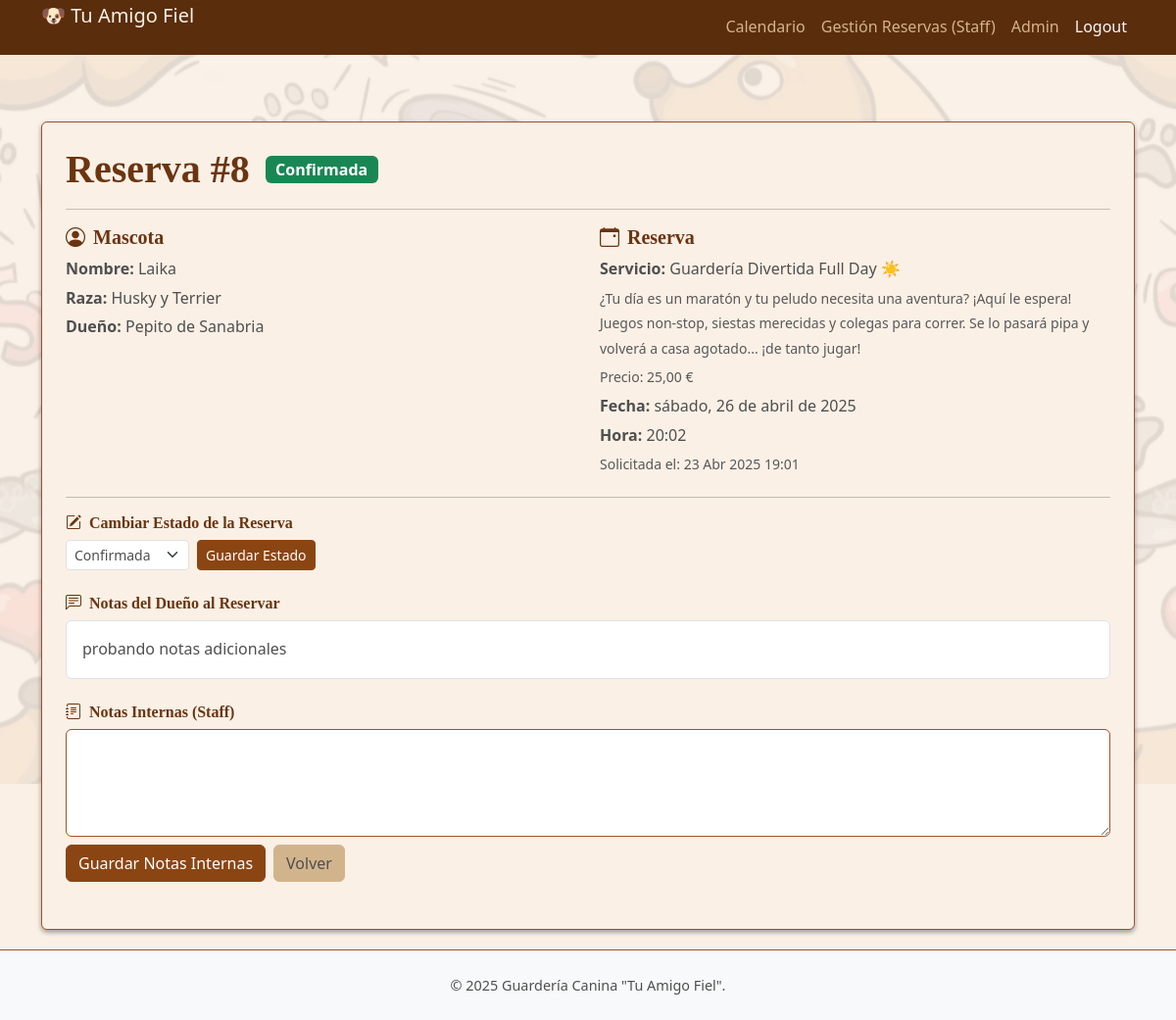
Before: /daycare/staff/bookings/8/ (signed in) with the older database file.
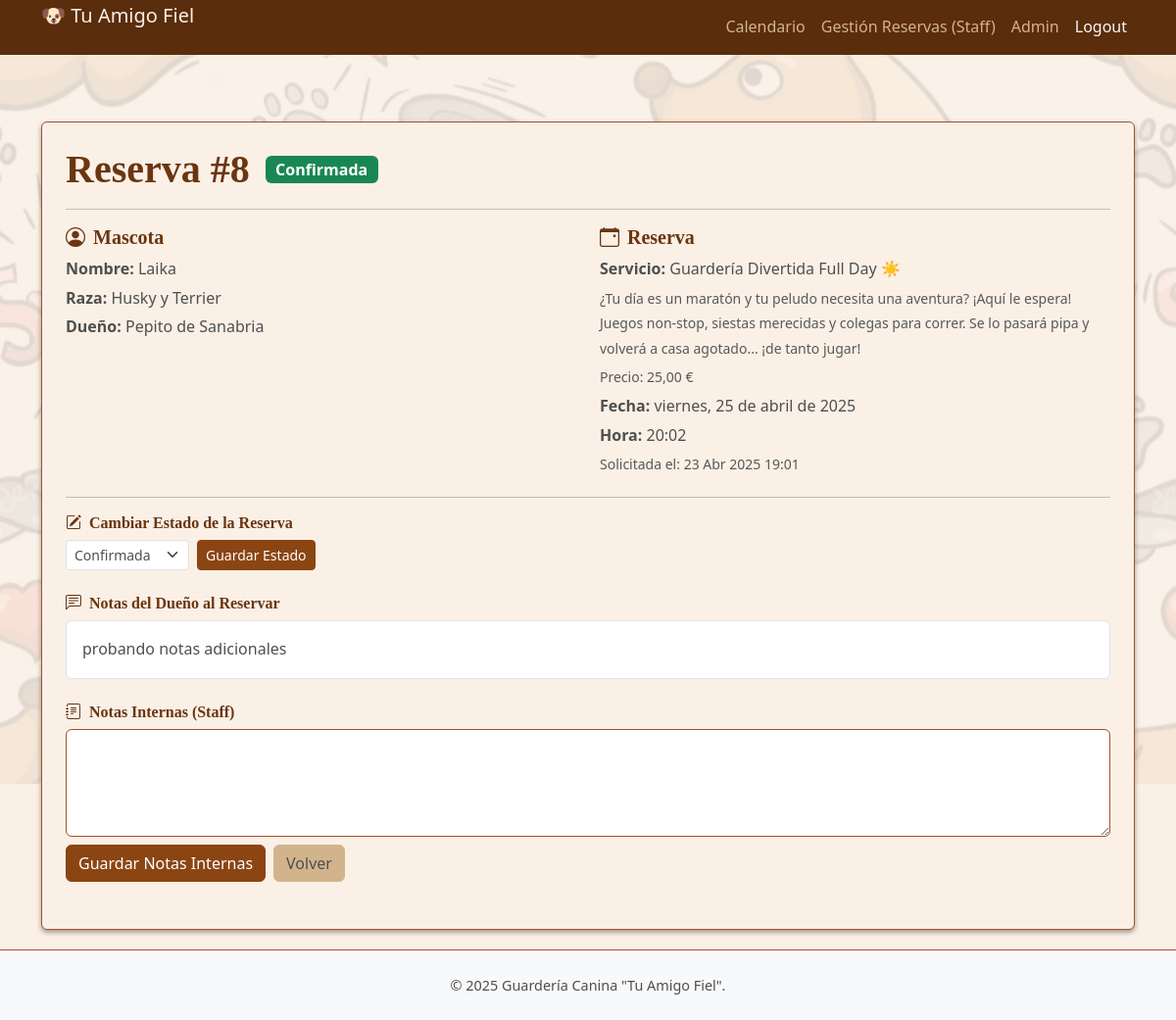
After: the same page with the newer database file.
### daycare/models.py (models this page shows, shortened)
class Booking(models.Model):
    pet = models.ForeignKey(Pet, on_delete=models.CASCADE, related_name='bookings')
    service = models.ForeignKey(Service, on_delete=models.CASCADE, related_name='bookings', verbose_name='Servicio')
    date = models.DateField()
    time = models.TimeField()
    status = CharField(max_length=20, choices=STATUS_CHOICES, default='Pending')
    notes = models.TextField(blank=True, null=True, verbose_name='Notas del Dueño al Reservar')
    created_at = models.DateTimeField(auto_now_add=True)
    staff_notes = models.TextField(blank=True, null=True, verbose_name='Notas Internas del Staff') # <--- Añade este campo
    class Meta:
        ordering = ['date', 'time']

class Pet(models.Model):
    owner = models.ForeignKey(Owner, on_delete=models.CASCADE, related_name='pets') # Relación muchos-a-uno con Dueño
    nombre = models.CharField(max_length=100)
    raza = models.CharField(max_length=100, blank=True, null=True)
    fecha_nacimiento = models.DateField(blank=True, null=True)
    foto = models.ImageField(upload_to='pets_photos/', blank=True, null=True)
    notas_medicas = models.TextField(blank=True, null=True) # Alergias, medicaciones, etc.
    comportamiento_notas = models.TextField(blank=True, null=True, verbose_name='Notas sobre la Mascota') # Cómo se lleva con otros perros, etc.

class Owner(models.Model):
    user = models.OneToOneField(User, on_delete=models.CASCADE) # Relación uno-a-uno con el Usuario de Django
    telefono = models.CharField(max_length=15, blank=True, null=True)
    direccion = models.TextField(blank=True, null=True)

class Service(models.Model):
    name = models.CharField(max_length=255, unique=True, verbose_name='Nombre del Servicio') # Nombre único del servicio
    description = models.TextField(blank=True, null=True, verbose_name='Descripción') # Descripción detallada
    price = models.DecimalField(max_digits=6, decimal_places=2, null=True, blank=True, verbose_name='Precio')
    duration_description = models.CharField(max_length=100, blank=True, null=True, verbose_name='Duración (ej: Medio día, 1 hora)')
    is_active = models.BooleanField(default=True, verbose_name='Activo') # Para poder desactivar servicios temporalmente
    class Meta:
        verbose_name = 'Servicio' # Nombre singular en el Admin/Django
        verbose_name_plural = 'Servicios' # Nombre plural en el Admin/Django
        ordering = ['name'] # Ordenar servicios alfabéticamente por nombre

### daycare/views.py (the view, shortened to what this page needs)
# urls.py: path('staff/bookings/<int:pk>/', views.staff_booking_detail, name='staff_booking_detail'),
@login_required # Solo usuarios logueados
def staff_booking_detail(request, pk): # Espera el ID (pk) de la reserva
    if not request.user.is_staff:
        messages.error(request, 'No tienes permiso para acceder a esta página.')
        return redirect('daycare:perfil_owner') # Redirige a una página adecuada para no-staff
    reserva = get_object_or_404(Booking, pk=pk)
    form = StaffNotesForm(instance=reserva)
    context = {
        'reserva': reserva,
        'staff_notes_form': form, # Formulario para notas internas
        'status_choices': STATUS_CHOICES, # <-- NUEVO: Pasar las opciones de estado
    }
    return render(request, 'daycare/staff_booking_detail.html', context)

### daycare/forms.py
class StaffNotesForm(forms.ModelForm):
    class Meta:
        model = Booking # Basado en el modelo Booking
        fields = ['staff_notes'] # Incluye solo el campo staff_notes
        widgets = {
            'staff_notes': forms.Textarea(attrs={'rows': 4, 'class': 'form-control'}), # Área de texto con estilo Bootstrap
        }

### daycare/templates/daycare/staff_booking_detail.html (shortened to what this page needs)
{% extends 'base.html' %}
{% load static %}
{% block content %}
<div class="container mt-4">
    <div class="card shadow-sm">
        <div class="card-body p-4">
            <div class="d-flex align-items-center mb-3">
                <h1 class="mb-0 me-3">Reserva #{{ reserva.pk }}</h1>
                <span class="badge {% if reserva.status == 'Confirmed' %}bg-success{% elif reserva.status == 'Cancelled' %}bg-danger{% elif reserva.status == 'Completed' %}bg-secondary{% else %}bg-warning text-dark{% endif %} fs-6">
                    {{ reserva.get_status_display }}
                </span>
            </div>
            <hr>
            <div class="row mb-3">
                <div class="col-md-6 mb-3 mb-md-0">
                    <h5 class="mb-2"><i class="bi bi-person-circle me-2"></i>Mascota</h5>
                    <p class="mb-1"><strong>Nombre:</strong> {{ reserva.pet.nombre }}</p>
                    <p class="mb-1"><strong>Raza:</strong> {{ reserva.pet.raza|default:"No especificada" }}</p>
                    <p class="mb-1"><strong>Dueño:</strong> {{ reserva.pet.owner.user.get_full_name|default:reserva.pet.owner.user.username }}</p>
                </div>
                <div class="col-md-6">
                    <h5 class="mb-2"><i class="bi bi-calendar-event me-2"></i>Reserva</h5>
                    <p class="mb-1"><strong>Servicio:</strong> {{ reserva.service.name }}</p>
                    {% if reserva.service.description %}<p class="mb-1 text-muted"><small>{{ reserva.service.description }}</small></p>{% endif %}
                    {% if reserva.service.price %}<p class="mb-1 text-muted"><small>Precio: {{ reserva.service.price }} €</small></p>{% endif %}
                    <p class="mb-1"><strong>Fecha:</strong> {{ reserva.date|date:"l, d \d\e F \d\e Y" }}</p>
                    <p class="mb-1"><strong>Hora:</strong> {{ reserva.time|time:"H:i" }}</p>
                    <p class="mb-1 text-muted"><small>Solicitada el: {{ reserva.created_at|date:"d M Y H:i" }}</small></p>
                </div>
            </div>
            <hr>
            <div class="mb-4">
                <h6 class="mb-2"><i class="bi bi-pencil-square me-2"></i>Cambiar Estado de la Reserva</h6>
                <form method="post" action=".">
                    <div class="row g-2 align-items-center">
                        <div class="col-auto">
                            <select name="new_status" id="id_new_status" class="form-select form-select-sm">
                                {% for status_code, status_display in status_choices %}
                                    <option value="{{ status_code }}" {% if reserva.status == status_code %} selected{% endif %}>{{ status_display }}</option>
                                {% endfor %}
                            </select>
                        </div>
                        <div class="col-auto">
                            <button type="submit" class="btn btn-primary btn-sm">Guardar Estado</button>
                        </div>
                    </div>
                </form>
            </div>
            <div class="mb-4">
                <h6 class="mb-2"><i class="bi bi-chat-left-text me-2"></i>Notas del Dueño al Reservar</h6>
                <div class="bg-white rounded p-3 border">
                    <p class="mb-0">{{ reserva.notes|default:"Sin notas del dueño." }}</p>
                </div>
            </div>
            <div class="mb-4">
                <h6 class="mb-2"><i class="bi bi-journal-text me-2"></i>Notas Internas (Staff)</h6>
                <form method="post" action=".">
                    <div class="mb-2">
                        {{ staff_notes_form.staff_notes }}
                    </div>
                    <div class="d-flex gap-2 mt-2">
                        <button type="submit" class="btn btn-primary">Guardar Notas Internas</button>
                        <button type="button" onclick="history.back()" class="btn btn-secondary">Volver</button>
                    </div>
                </form>
            </div>
        </div>
    </div>
</div>
{% endblock content %}

Changed rows visible on the page:
changed Booking "Confirmada": date "sábado, 26 de abril de 2025" → "viernes, 25 de abril de 2025"
